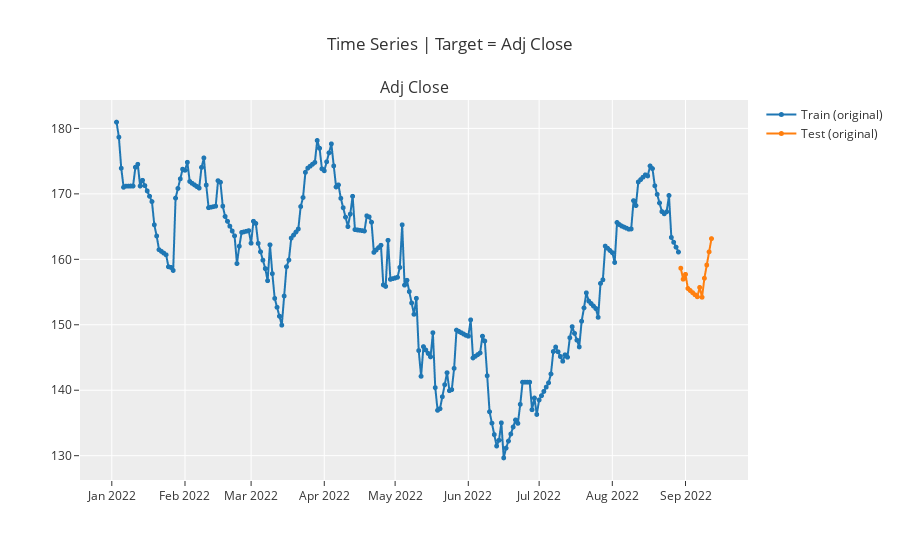

Notebook code cell kept with this figure:
### Code cell
exp.plot_model(plot='train_test_split')

### Figure 1 — Plotly figure (JSON) as saved in the notebook; plotly's stock layout.template omitted (floating-point values rounded to 4 significant figures; data arrays with more than 128 entries replaced by an {"elided": "..."} marker saying what was removed)
{"data": [{"line": {"color": "rgb(31, 119, 180)", "width": 2}, "marker": {"color": "rgb(31, 119, 180)", "size": 5}, "mode": "lines+markers", "name": "Train (original)", "type": "scattergl", "x": {"elided": "253 str values"}, "xaxis": "x", "y": {"elided": "253 float values"}, "yaxis": "y"}, {"line": {"color": "rgb(255, 127, 14)", "width": 2}, "marker": {"color": "rgb(255, 127, 14)", "size": 5}, "mode": "lines+markers", "name": "Test (original)", "type": "scattergl", "x": {"elided": "253 str values"}, "xaxis": "x", "y": {"elided": "253 float values"}, "yaxis": "y"}], "layout": {"annotations": [{"font": {"size": 16}, "showarrow": false, "text": "Adj Close", "x": 0.5, "xanchor": "center", "xref": "paper", "y": 1, "yanchor": "bottom", "yref": "paper"}], "showlegend": true, "title": {"text": "Time Series | Target = Adj Close"}, "xaxis": {"anchor": "y", "domain": [0, 1]}, "yaxis": {"anchor": "x", "domain": [0, 1]}}}
